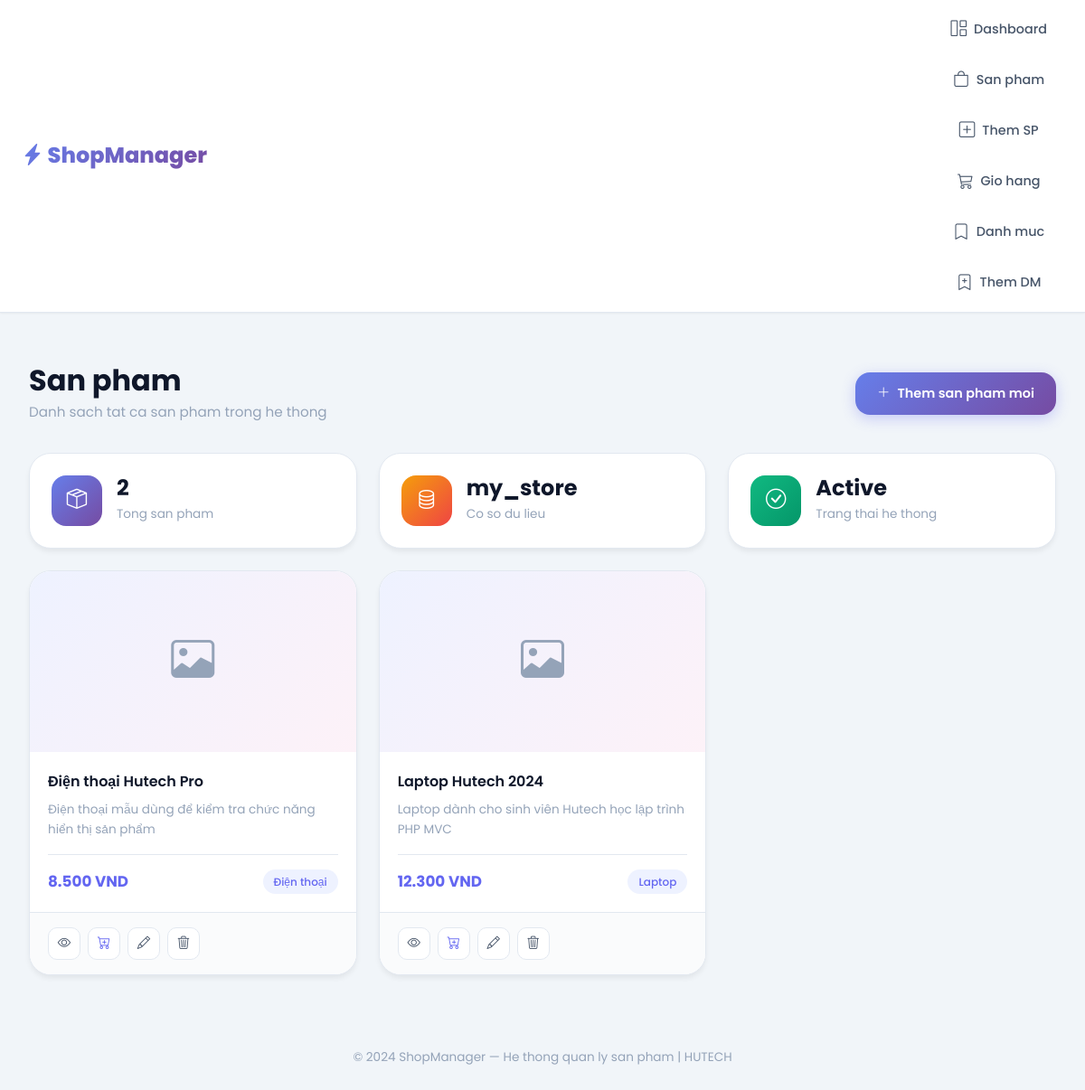
Page /Product on the committed database.
### tables this page shows
CREATE TABLE product (
    id INT AUTO_INCREMENT PRIMARY KEY,
    name VARCHAR(100) NOT NULL,
    description TEXT,
    price DECIMAL(10,2) NOT NULL,
    image VARCHAR(255) DEFAULT NULL,
    category_id INT,
    FOREIGN KEY (category_id) REFERENCES category(id) ON DELETE CASCADE
);

CREATE TABLE category (
    id INT AUTO_INCREMENT PRIMARY KEY,
    name VARCHAR(100) NOT NULL,
    description TEXT
);

### app/controllers/ProductController.php (called while the page is built, shortened)
<?php
require_once 'app/config/database.php';
require_once 'app/models/ProductModel.php';
class ProductController
{
    private $productModel;
    public function __construct()
    {
        $this->db = (new Database())->getConnection();
        $this->productModel = new ProductModel($this->db);
    }
    public function index()
    {
        $products = $this->productModel->getProducts();
        include 'app/views/product/list.php';
    }
}

### index.php (called while the page is built, shortened)
<?php
function url($path = '')
{
    return BASE_URL . '/' . ltrim($path, '/');
}
$url = $_GET['url'] ?? '';
$url = rtrim($url, '/');
$url = filter_var($url, FILTER_SANITIZE_URL);
$url = explode('/', $url);
$action = isset($url[1]) && $url[1] != ''
    ? $url[1]
    : 'index';
$controller = new $controllerName();
call_user_func_array([$controller, $action], array_slice($url, 2));

### app/config/database.php (called while the page is built, shortened)
<?php
class Database
{
    private $host = "localhost";
    private $db_name = "my_store";
    private $username = "root";
    private $password = "";
    public function getConnection()
    {
        $this->conn = null;
        try {
            $this->conn = new PDO(
                "mysql:host=" . $this->host . ";dbname=" . $this->db_name,
                $this->username,
                $this->password
            );
            $this->conn->exec("set names utf8");
            $this->conn->setAttribute(PDO::ATTR_ERRMODE, PDO::ERRMODE_EXCEPTION);
        } catch (PDOException $exception) {
            echo "Connection error: " . $exception->getMessage();
        }
        return $this->conn;
    }
}

### app/models/ProductModel.php (called while the page is built, shortened)
<?php
class ProductModel
{
    private $conn;
    private $table_name = "product";
    public function __construct($db)
    {
        $this->conn = $db;
    }
    public function getProducts()
    {
        $query = "SELECT p.id, p.name, p.description, p.price, p.image, c.name AS category_name
                  FROM " . $this->table_name . " p
                  LEFT JOIN category c ON p.category_id = c.id
                  ORDER BY p.id DESC";
        $stmt = $this->conn->prepare($query);
        $stmt->execute();
        return $stmt->fetchAll(PDO::FETCH_OBJ);
    }
}

### app/views/product/list.php (the view)
<?php include 'app/views/shares/header.php'; ?>
<div class="page-header d-flex flex-wrap justify-content-between align-items-center gap-3">
    <div>
        <h1>San pham</h1>
        <p>Danh sach tat ca san pham trong he thong</p>
    </div>
    <a href="<?php echo url('Product/add'); ?>" class="btn-primary-custom">
        <i class="bi bi-plus-lg"></i> Them san pham moi
    </a>
</div>
<div class="row g-4 mb-4">
    <div class="col-md-4">
        <div class="stat-box">
            <div class="stat-icon purple">
                <i class="bi bi-box-seam"></i>
            </div>
            <div class="stat-info">
                <h3><?php echo count($products); ?></h3>
                <span>Tong san pham</span>
            </div>
        </div>
    </div>
    <div class="col-md-4">
        <div class="stat-box">
            <div class="stat-icon orange">
                <i class="bi bi-database"></i>
            </div>
            <div class="stat-info">
                <h3>my_store</h3>
                <span>Co so du lieu</span>
            </div>
        </div>
    </div>
    <div class="col-md-4">
        <div class="stat-box">
            <div class="stat-icon green">
                <i class="bi bi-check-circle"></i>
            </div>
            <div class="stat-info">
                <h3>Active</h3>
                <span>Trang thai he thong</span>
            </div>
        </div>
    </div>
</div>
<?php if (empty($products)) : ?>
    <div class="card-modern">
        <div class="empty-state">
            <i class="bi bi-inbox"></i>
            <h3>Chua co san pham nao</h3>
            <p>Hay them san pham dau tien de bat dau quan ly cua hang.</p>
            <a href="<?php echo url('Product/add'); ?>" class="btn-primary-custom">
                <i class="bi bi-plus-circle"></i> Them san pham
            </a>
        </div>
    </div>
<?php else : ?>
    <div class="product-grid">
        <?php foreach ($products as $product) : ?>
            <div class="product-card">
                <?php if (!empty($product->image)) : ?>
                    <img src="<?php echo url($product->image); ?>" class="product-card-img" alt="<?php echo htmlspecialchars($product->name, ENT_QUOTES, 'UTF-8'); ?>">
                <?php else : ?>
                    <div class="product-card-img-placeholder">
                        <i class="bi bi-image"></i>
                    </div>
                <?php endif; ?>
                <div class="product-card-body">
                    <div class="product-card-title">
                        <?php echo htmlspecialchars($product->name, ENT_QUOTES, 'UTF-8'); ?>
                    </div>
                    <div class="product-card-desc">
                        <?php echo htmlspecialchars(mb_strimwidth($product->description, 0, 80, '...'), ENT_QUOTES, 'UTF-8'); ?>
                    </div>
                    <div class="product-card-footer">
                        <span class="product-price">
                            <?php echo number_format($product->price, 0, ',', '.'); ?> VND
                        </span>
                        <span class="product-category-badge">
                            <?php echo htmlspecialchars($product->category_name ?? 'Chua phan loai', ENT_QUOTES, 'UTF-8'); ?>
                        </span>
                    </div>
                </div>
                <div class="product-actions">
                    <a href="<?php echo url('Product/show/' . $product->id); ?>" class="btn-icon view" title="Xem chi tiet">
                        <i class="bi bi-eye"></i>
                    </a>
                    <a href="<?php echo url('Product/addToCart/' . $product->id); ?>" class="btn-icon" title="Them vao gio" style="color: var(--primary);">
                        <i class="bi bi-cart-plus"></i>
                    </a>
                    <a href="<?php echo url('Product/edit/' . $product->id); ?>" class="btn-icon edit" title="Chinh sua">
                        <i class="bi bi-pencil"></i>
                    </a>
                    <a href="<?php echo url('Product/delete/' . $product->id); ?>" class="btn-icon delete" title="Xoa"
                       onclick="return confirm('Ban co chac chan muon xoa san pham nay?');">
                        <i class="bi bi-trash3"></i>
                    </a>
                </div>
            </div>
        <?php endforeach; ?>
    </div>
<?php endif; ?>
<?php include 'app/views/shares/footer.php'; ?>

### public/assets/style.css (style rules this page uses)
:root { --primary: #6366f1; --primary-dark: #4f46e5; --primary-gradient: linear-gradient(135deg, #667eea 0%, #764ba2 100%); --accent: #f59e0b; --accent-gradient: linear-gradient(135deg, #f59e0b, #ef4444); --success: #10b981; --danger: #ef4444; --warning: #f59e0b; --info: #06b6d4; --bg-main: #f1f5f9; --bg-white: #ffffff; --bg-glass: rgba(255, 255, 255, 0.85); --text-primary: #0f172a; --text-secondary: #475569; --text-muted: #94a3b8; --border: #e2e8f0; --shadow-xs: 0 1px 2px rgba(0,0,0,0.05); --shadow-sm: 0 4px 6px -1px rgba(0,0,0,0.07); --shadow-md: 0 10px 25px -5px rgba(0,0,0,0.1); --shadow-lg: 0 25px 50px -12px rgba(0,0,0,0.15); --radius: 16px; --radius-lg: 24px; --radius-full: 9999px; --transition: all 0.3s cubic-bezier(0.4, 0, 0.2, 1); }
* { margin: 0; padding: 0; box-sizing: border-box; }
body { font-family: 'Poppins', sans-serif; background: var(--bg-main); color: var(--text-primary); line-height: 1.6; overflow-x: hidden; }
.page-header { padding: 2rem 0; }
.page-header h1 { font-size: 2rem; font-weight: 700; color: var(--text-primary); margin-bottom: 0.25rem; }
.page-header p { color: var(--text-muted); font-size: 0.95rem; margin: 0; }
.stat-box { background: var(--bg-white); border-radius: var(--radius-lg); padding: 1.5rem; border: 1px solid var(--border); box-shadow: var(--shadow-sm); display: flex; align-items: center; gap: 1rem; transition: var(--transition); }
.stat-icon { width: 56px; height: 56px; border-radius: var(--radius); display: flex; align-items: center; justify-content: center; font-size: 1.4rem; color: #fff; }
.stat-icon.purple { background: var(--primary-gradient); }
.stat-icon.orange { background: var(--accent-gradient); }
.stat-icon.green { background: linear-gradient(135deg, #10b981, #059669); }
.stat-info h3 { font-size: 1.5rem; font-weight: 700; margin-bottom: 0; }
.stat-info span { font-size: 0.85rem; color: var(--text-muted); }
.product-grid { display: grid; grid-template-columns: repeat(auto-fill, minmax(280px, 1fr)); gap: 1.5rem; }
.product-card { background: var(--bg-white); border-radius: var(--radius-lg); border: 1px solid var(--border); overflow: hidden; box-shadow: var(--shadow-sm); transition: var(--transition); display: flex; flex-direction: column; }
.product-card-img-placeholder { width: 100%; height: 200px; background: linear-gradient(135deg, #eef2ff, #fdf2f8); display: flex; align-items: center; justify-content: center; font-size: 3rem; color: var(--text-muted); }
.product-card-body { padding: 1.25rem; flex: 1; display: flex; flex-direction: column; }
.product-card-title { font-size: 1rem; font-weight: 600; color: var(--text-primary); margin-bottom: 0.5rem; }
.product-card-desc { font-size: 0.85rem; color: var(--text-muted); margin-bottom: 1rem; flex: 1; }
.product-card-footer { display: flex; align-items: center; justify-content: space-between; padding-top: 1rem; border-top: 1px solid var(--border); }
.product-price { font-weight: 700; color: var(--primary); font-size: 1.05rem; }
.product-category-badge { background: #eef2ff; color: var(--primary); padding: 4px 12px; border-radius: var(--radius-full); font-size: 0.75rem; font-weight: 500; }
.product-actions { display: flex; gap: 0.5rem; padding: 1rem 1.25rem; border-top: 1px solid var(--border); background: #fafbfc; }
.btn-primary-custom { background: var(--primary-gradient); border: none; color: #fff; font-weight: 600; padding: 12px 24px; border-radius: var(--radius); box-shadow: 0 4px 15px rgba(99, 102, 241, 0.3); transition: var(--transition); text-decoration: none; display: inline-flex; align-items: center; gap: 8px; font-size: 0.9rem; }
.btn-icon { width: 36px; height: 36px; border-radius: 10px; display: inline-flex; align-items: center; justify-content: center; border: 1px solid var(--border); background: var(--bg-white); color: var(--text-secondary); transition: var(--transition); text-decoration: none; font-size: 0.9rem; }
.card-modern, .stat-box, .product-card, .form-modern, .detail-info { animation: fadeIn 0.4s ease forwards; }

### rows in the picture
product: name "Điện thoại Hutech Pro", description "Điện thoại mẫu dùng để kiểm tra chức năng hiển thị sản phẩm", price "8.500", category.name "Điện thoại"
product: name "Laptop Hutech 2024", description "Laptop dành cho sinh viên Hutech học lập trình PHP MVC", price "12.300", category.name "Laptop"

### other values in the picture
count($products) "2"
